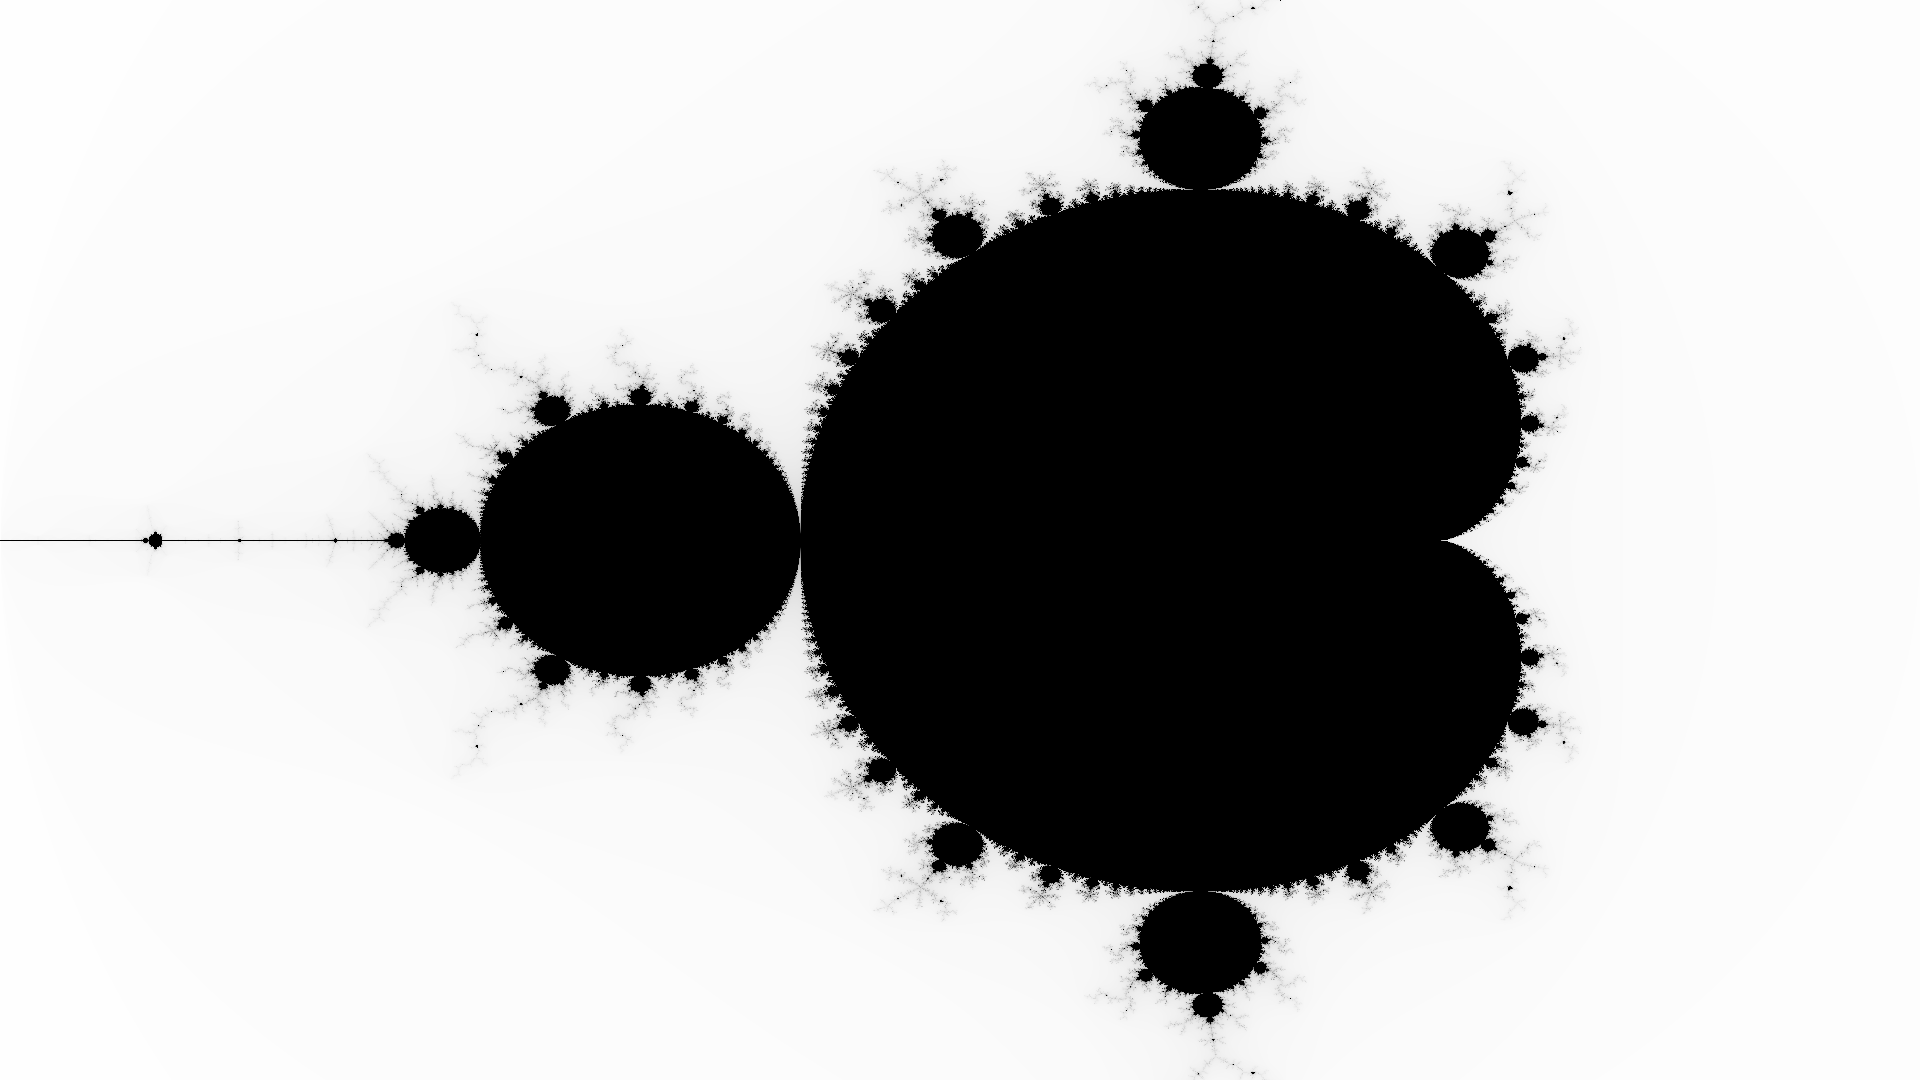

The Python source for this figure:
from PIL import Image, ImageDraw

class Mandelbrot:

    def __init__(self, max_iter, width, height):
        self.max_iter = max_iter
        self.width = width
        self.height = height

    def calculate(self, c):
        z = 0
        n = 0
        while abs(z) <= 2 and n < self.max_iter:
            z = z*z + c
            n += 1
        return n

    def generateImage(self):
        RE_START = -2
        RE_END = 1
        IM_START = -1
        IM_END = 1

        im = Image.new('RGB', (self.width, self.height), (0, 0, 0))
        draw = ImageDraw.Draw(im)

        for x in range(0, self.width):
            for y in range(0, self.height):

                # Convert the pixel coordinate to a complex number
                c = complex(RE_START + (x / self.width) * (RE_END - RE_START),
                            IM_START + (y / self.height) * (IM_END - IM_START))

                # Calculate the total number of iterations
                m = self.calculate(c)

                # Calculate the color based on the number of iterations
                color = 255 - int(m * 255 / self.max_iter)

                # Plot the point
                draw.point([x, y], (color, color, color))

        im.save('mandelbrot.png', 'PNG')